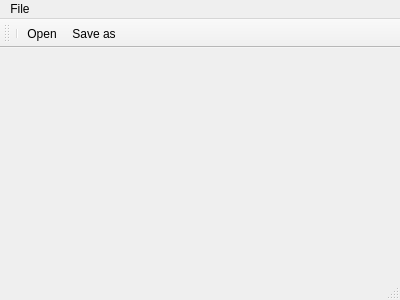
<?xml version="1.0" encoding="UTF-8"?>
<ui version="4.0">
 <class>MainWindow</class>
 <widget class="QMainWindow" name="MainWindow">
  <property name="geometry">
   <rect>
    <x>0</x>
    <y>0</y>
    <width>400</width>
    <height>300</height>
   </rect>
  </property>
  <property name="windowTitle">
   <string>MainWindow</string>
  </property>
  <widget class="QWidget" name="centralWidget"/>
  <widget class="QMenuBar" name="menuBar">
   <property name="geometry">
    <rect>
     <x>0</x>
     <y>0</y>
     <width>400</width>
     <height>20</height>
    </rect>
   </property>
   <widget class="QMenu" name="menufile">
    <property name="title">
     <string>File</string>
    </property>
    <addaction name="action_open"/>
    <addaction name="action_save_as"/>
   </widget>
   <addaction name="menufile"/>
  </widget>
  <widget class="QToolBar" name="mainToolBar">
   <attribute name="toolBarArea">
    <enum>TopToolBarArea</enum>
   </attribute>
   <attribute name="toolBarBreak">
    <bool>false</bool>
   </attribute>
   <addaction name="separator"/>
   <addaction name="action_open"/>
   <addaction name="action_save_as"/>
  </widget>
  <widget class="QStatusBar" name="statusBar"/>
  <action name="action_open">
   <property name="icon">
    <iconset resource="icon.qrc">
     <normaloff>:/icon/icons/Open.png</normaloff>:/icon/icons/Open.png</iconset>
   </property>
   <property name="text">
    <string>Open</string>
   </property>
  </action>
  <action name="action_save_as">
   <property name="icon">
    <iconset resource="icon.qrc">
     <normaloff>:/icon/icons/Save_As.png</normaloff>:/icon/icons/Save_As.png</iconset>
   </property>
   <property name="text">
    <string>Save as...</string>
   </property>
  </action>
 </widget>
 <layoutdefault spacing="6" margin="11"/>
 <resources>
  <include location="icon.qrc"/>
 </resources>
 <connections/>
</ui>
